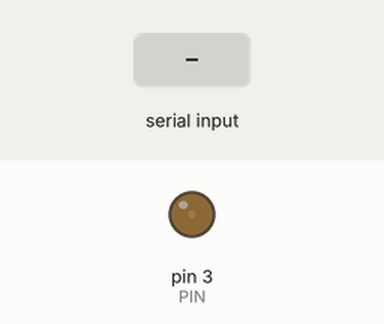
This sketch was run on a simulated Arduino Uno, built with avr-gcc and run on an emulated ATmega328P. Parts: output pins drawn as LEDs (lit = HIGH). Inputs (shaded band) come from the test bench. What the sketch prints to the serial monitor is not drawn.

Above: at 1.2 s.
1.3 s: "90,45\n" received over Serial
At 1.75 s:
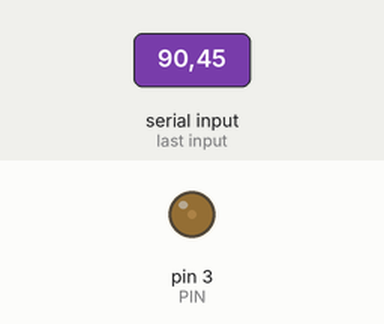
3.2 s: "8\n" received over Serial
At 3.9 s:
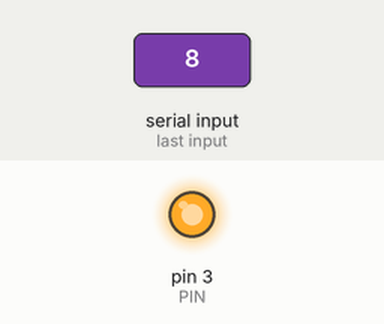
4.7 s: "5\n" received over Serial
At 5.1 s:
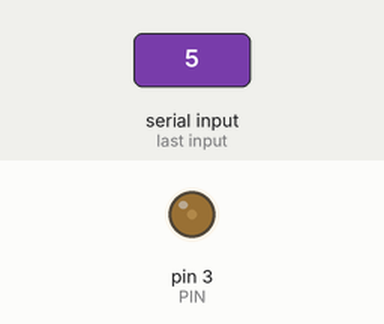
6.2 s: "90\n" received over Serial
At 7.5 s:
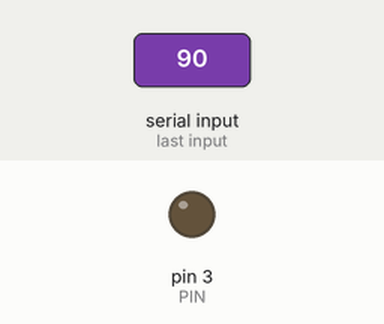
Timing chart, 0 to 8.8 s (numbered marks = the images above; inputs shaded):
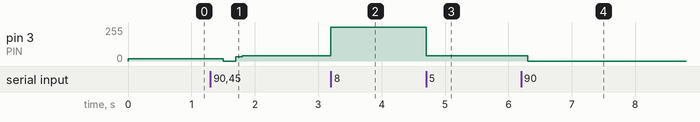

The sketch:

sketch_nov13a.ino
```cpp
#define PIN 3
#define STEP 8
byte POWER = 16;

void setup() {
  analogWrite(PIN, POWER);
  Serial.begin(9600);
}

void loop() {
  delay(100);
  if(Serial.available() > 0){
    POWER = Serial.read() - '0';
    if(0 <= POWER && POWER < 9){
      if(POWER == 8) POWER = 255;
      else POWER *= STEP;
      char str[4];
      itoa(POWER, str, 10);
      Serial.write(str);
      Serial.write('\n');
      analogWrite(PIN,POWER);
    }else if(POWER = '@' - '0'){
      char str[4];
      itoa(STEP, str, 10);
      Serial.write(STEP);
      Serial.write('\n');
    }
  }
}
```

Measured:
- after the input at 1.3 s, pin 3 (PIN): 16/255 → 0/255 after 0.20 s, → 32/255 0.20 s later, → 40/255 0.10 s later
- after the input at 3.2 s, pin 3 (PIN): 40/255 → 255/255 at once
- after the input at 4.7 s, pin 3 (PIN): 255/255 → 40/255 at once
- after the input at 6.2 s, pin 3 (PIN): 40/255 → 0/255 after 0.10 s
